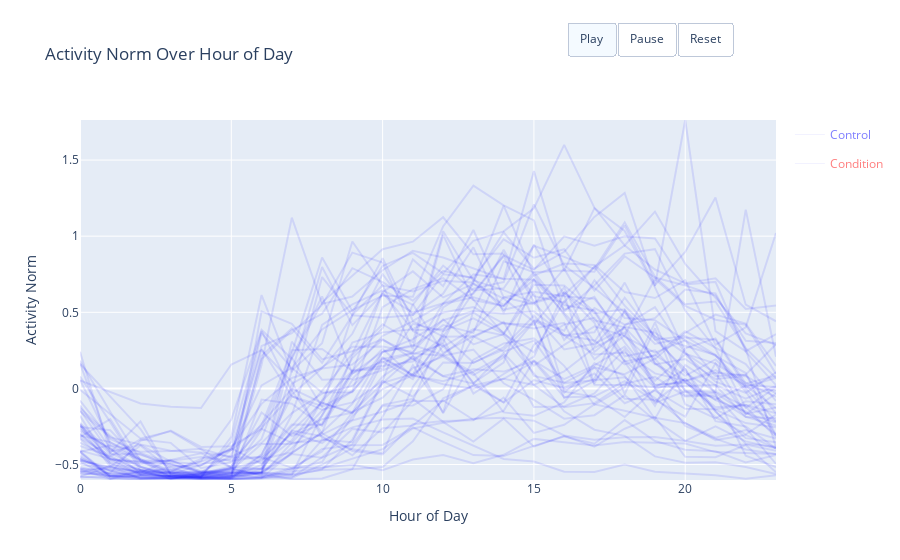
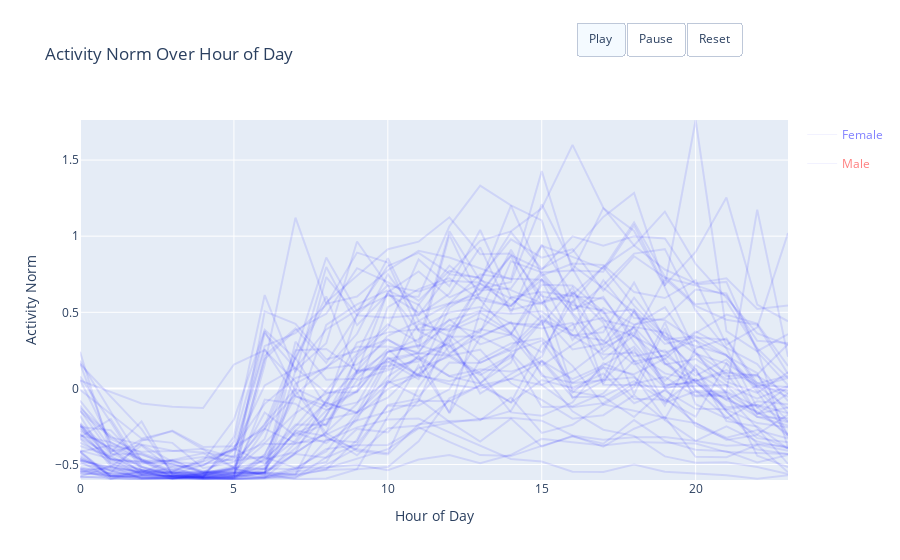

The code cell stored with these charts, in order, in its notebook:
### Code cell
plotly_24_hours(mean_activity_df, 'label_name', ['Control', 'Condition'])

plotly_24_hours(mean_activity_df, 'gender_name', ['Female', 'Male'])
